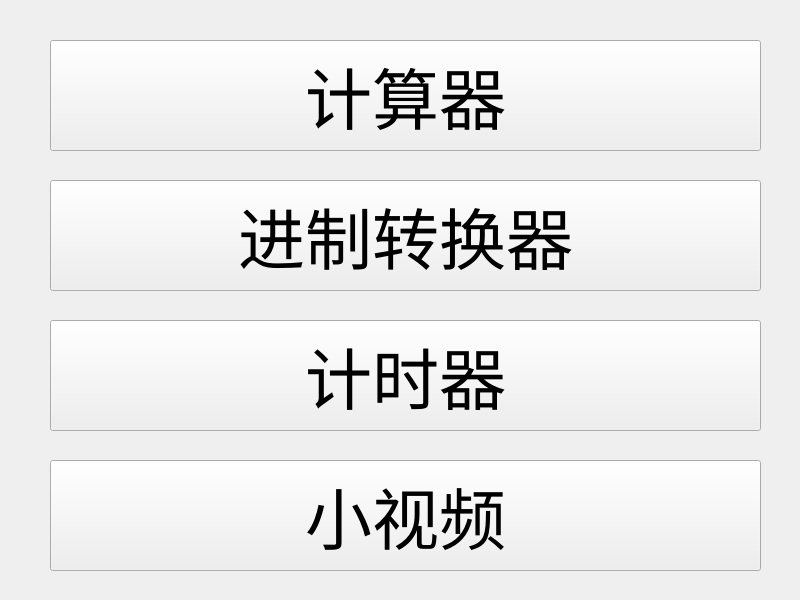
<?xml version="1.0" encoding="UTF-8"?>
<ui version="4.0">
 <class>Widget</class>
 <widget class="QWidget" name="Widget">
  <property name="geometry">
   <rect>
    <x>0</x>
    <y>0</y>
    <width>800</width>
    <height>600</height>
   </rect>
  </property>
  <property name="windowTitle">
   <string>Widget</string>
  </property>
  <widget class="QPushButton" name="btn_cal">
   <property name="geometry">
    <rect>
     <x>50</x>
     <y>40</y>
     <width>711</width>
     <height>111</height>
    </rect>
   </property>
   <property name="font">
    <font>
     <pointsize>50</pointsize>
    </font>
   </property>
   <property name="text">
    <string>计算器</string>
   </property>
  </widget>
  <widget class="QPushButton" name="btn_vedio">
   <property name="geometry">
    <rect>
     <x>50</x>
     <y>460</y>
     <width>711</width>
     <height>111</height>
    </rect>
   </property>
   <property name="font">
    <font>
     <pointsize>50</pointsize>
    </font>
   </property>
   <property name="text">
    <string>小视频</string>
   </property>
  </widget>
  <widget class="QPushButton" name="btn_countTime">
   <property name="geometry">
    <rect>
     <x>50</x>
     <y>320</y>
     <width>711</width>
     <height>111</height>
    </rect>
   </property>
   <property name="font">
    <font>
     <pointsize>50</pointsize>
    </font>
   </property>
   <property name="text">
    <string>计时器</string>
   </property>
  </widget>
  <widget class="QPushButton" name="btn_chageNum">
   <property name="geometry">
    <rect>
     <x>50</x>
     <y>180</y>
     <width>711</width>
     <height>111</height>
    </rect>
   </property>
   <property name="font">
    <font>
     <pointsize>50</pointsize>
    </font>
   </property>
   <property name="text">
    <string>进制转换器</string>
   </property>
  </widget>
 </widget>
 <resources/>
 <connections/>
</ui>
